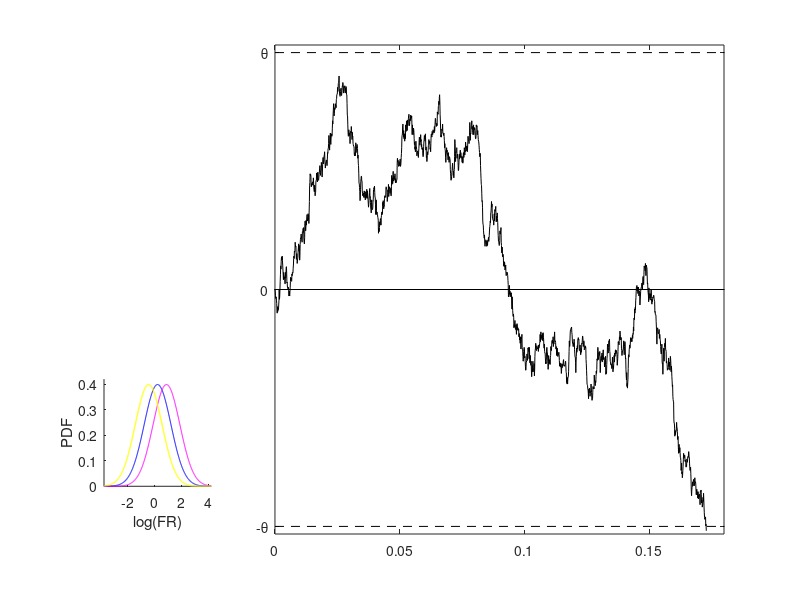

Here is the MATLAB script that generated this plot:
%% Fig. 3: The Poisson network model

gamma_sigma = 1;
gamma_k = 0.1330;
nu_hat = 1.2556; 
baselineTheta = 0.65;
figure;


%% Fig. 3a: stimulus-dependent distribution of firing rates

dL_normpdf = 5;
x_normPdf = -40:0.01:40;
normPdf_dL_0 = normpdf(x_normPdf, log(nu_hat)+0*gamma_k, gamma_sigma);
normPdf_dL_P = normpdf(x_normPdf, log(nu_hat)+dL_normpdf*gamma_k, gamma_sigma);
normPdf_dL_M = normpdf(x_normPdf, log(nu_hat)-dL_normpdf*gamma_k, gamma_sigma);
subplot(2,4,5);
plot(x_normPdf, normPdf_dL_0, 'b-', ...
    x_normPdf, normPdf_dL_P, 'm-', ...
    x_normPdf, normPdf_dL_M, 'y-', 'lineWidth', 1 )
ylim([0,0.42]); xlim([log(nu_hat)-4,log(nu_hat)+4]); axis square; box off;
xlabel('log(FR)'); ylabel('PDF')


%% Fig. 3b: Example trial

nNeurons = 100000; % number of neurons in one population
threshold = 1*baselineTheta*sqrt(2*nNeurons);
Z_U = randn(nNeurons,1); % neuron-specific and trial-independent quenched noise
Z_D = randn(nNeurons,1); 
dL_L = 0;
nu_U = nu_hat * exp(gamma_sigma*repmat(Z_U,[1,length(dL_L)])); % because dL = 0.
nu_D = nu_hat * exp(gamma_sigma*repmat(Z_D,[1,length(dL_L)]));
nu_U_sumNeurons = sum(nu_U);
nu_D_sumNeurons = sum(nu_D);
activity_by_dt = []; activity_U_in_dt = []; activity_D_in_dt = [];
dt = 0.0001;
activity_by_dt(1) = 0;
i = 1; activity_U_in_dt(1) = 0; activity_D_in_dt(1) = 0; activity = 0;
while (activity<threshold)&&(activity>-threshold)
    i = i+1;
    activity_U_in_dt(i) = poissrnd(dt*nu_U_sumNeurons);
    activity_D_in_dt(i) = poissrnd(dt*nu_D_sumNeurons);
    activity = activity + activity_U_in_dt(i) - activity_D_in_dt(i);
    activity_by_dt(i) = activity;
end
DT = length(activity_by_dt)*dt;
subplot(2,4,[2:4, 6:8]);
plot(0:dt:(DT-dt), activity_by_dt, 'k-',...
    [0, DT+0.05],[threshold, threshold],'k--',...
    [0, DT+0.05],[-threshold, -threshold],'k--',...
    [0, DT+0.05],[0, 0],'k-'); xlim([0, 0.2])
yticks( [-threshold, 0, threshold] );
yticklabels( {'-\theta', '0', '\theta'} );
xlim( [0, ceil( (DT-dt)*100 ) / 100] );


%% psychometric curve for one simulated network:

%{
Z_U = randn(nNeurons,1);
Z_D = randn(nNeurons,1); % use Z_D=Z_U to model symmetrical populations;
dL_L = linspace(-0.1,0.1,41); 
nTrials = 1000;
nu_U = nu_hat * exp(gamma_k*repmat(dL_L,[length(Z_U),1])) .* ...
    exp(gamma_sigma*repmat(Z_U,[1,length(dL_L)]));
nu_D = nu_hat * exp(gamma_k*repmat(dL_L,[length(Z_D),1])) .* ...
    exp(gamma_sigma*repmat(Z_D,[1,length(dL_L)]));
nu_U_sumNeurons = sum(nu_U);
nu_D_sumNeurons = sum(nu_D);
A_byTrialType = nu_U_sumNeurons - flip(nu_D_sumNeurons); % for DDM first passage eqiations
C2_byTrialType = nu_U_sumNeurons + flip(nu_D_sumNeurons); % for DDM first passage eqiations
Prob_U_by_dL_L = zeros(1,length(dL_L));
meanDT = zeros(1,length(dL_L));
for l = 1:length(dL_L)
    l
    DT = zeros(1,nTrials);
    trial_decision = zeros(nTrials,1);
    for trial = 1:nTrials;
        activity_by_dt = []; activity_U_in_dt = []; activity_D_in_dt = []; 
        dt = 0.001;
        activity_by_dt(1) = 0;
        i = 1; activity_U_in_dt(1) = 0; activity_D_in_dt(1) = 0; activity = 0;
        while (activity<threshold)&&(activity>-threshold)
            i = i+1;
            activity_U_in_dt(i) = poissrnd(dt*nu_U_sumNeurons(l));
            activity_D_in_dt(i) = poissrnd(dt*nu_D_sumNeurons(length(dL_L)+1-l));
            activity = activity + activity_U_in_dt(i) - activity_D_in_dt(i);
            activity_by_dt(i) = activity;
        end
        DT(trial) = length(activity_by_dt)*dt;
        if activity>0
            trial_decision(trial) = 1;
        elseif activity<0
            trial_decision(trial) = -1;
        else
            trial_decision(trial) = 0;
        end
    end
    meanDT(l) = mean(DT);
    Prob_U_by_dL_L(l) = sum(trial_decision>0)/nTrials;
end
figure;
st_err = sqrt((Prob_U_by_dL_L.*(1-Prob_U_by_dL_L))./ nTrials) ;
errorbar(dL_L,Prob_U_by_dL_L,st_err,...
'MarkerEdgeColor','black',...
'MarkerSize',3,'Marker','s','LineStyle','none','lineWidth',0.6,...
'color','black','MarkerFaceColor','none');
hold on;
% plot DDM first passage using simulated drift (A) and diffusion (c^2):
plot(dL_L,1./ (1+exp(-2*threshold*A_byTrialType./C2_byTrialType)),'k-','lineWidth',1);
xlim([dL_L(1),dL_L(end)])
xlabel('\DeltaL/L'); ylabel('p_{Up}')
%}
